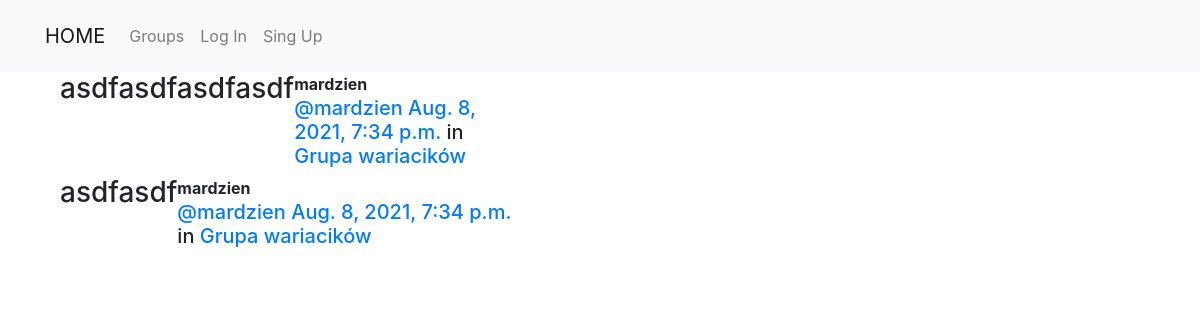
The page /posts/by/mardzien/ on the database as committed earlier.
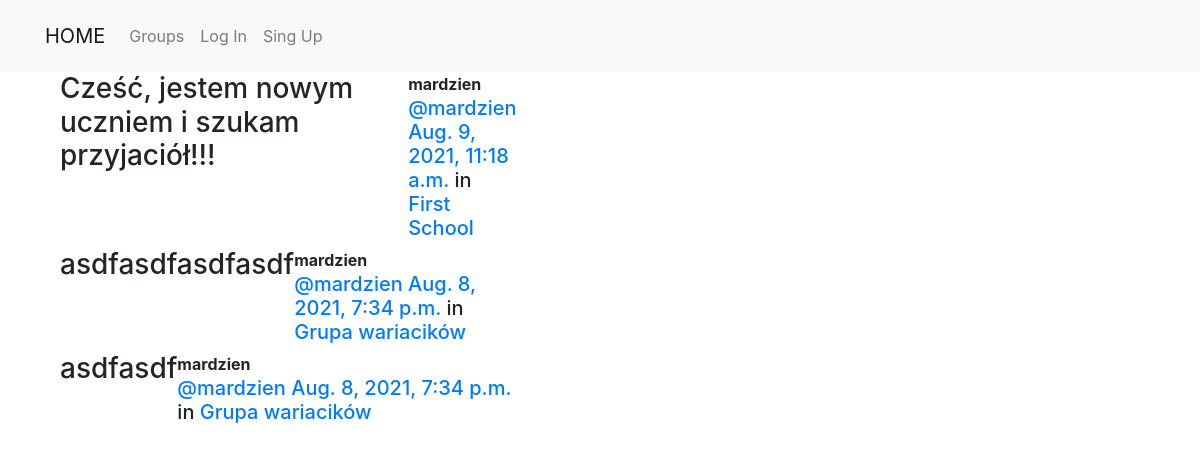
The same page on the database as committed later.
### posts/models.py (models this page shows, shortened)
class Post(models.Model):
    user = models.ForeignKey(User, related_name='posts', on_delete=models.CASCADE)
    created_at = models.DateTimeField(auto_now=True)
    message = models.TextField()
    group = models.ForeignKey(Group, related_name='posts', null=True, blank=True, on_delete=models.CASCADE)
    class Meta:
        ordering = ['-created_at']
        unique_together = ['user', 'message']

### groups/models.py (models this page shows, shortened)
class Group(models.Model):
    name = models.CharField(max_length=255)
    slug = models.SlugField(allow_unicode=True, unique=True)
    description = models.TextField(blank=True, default='')
    description_html = models.TextField(editable=False, default='', blank=True)
    members = models.ManyToManyField(User, through='GroupMember')
    class Meta:
        ordering = ['name']

### posts/views.py (the view)
# urls.py: path('by/<username>/', views.UserPosts.as_view(), name='for_user'),
class UserPosts(generic.ListView):
    model = models.Post
    template_name = 'posts/user_post_list.html'
    def get_queryset(self):
        try:
            self.post_user = User.objects.prefetch_related('posts').get(username__iexact=self.kwargs.get('username'))
        except User.DoesNotExist:
            raise Http404
        else:
            return self.post_user.posts.all()
    def get_context_data(self, **kwargs):
        context = super().get_context_data(**kwargs)
        context['post_user'] = self.post_user
        return context

### posts/templates/posts/user_post_list.html (shortened to what this page needs)
{% extends "posts/post_base.html" %}
{% block post_content %}
<div class="col-md-8">
	{% for post in post_list %}
		{% include "posts/_post.html" %}
	{% endfor %}
</div>
{% endblock %}

### posts/templates/posts/_post.html (shortened to what this page needs)
<div class="post media">
	<h3>{{ post.message|safe }}</h3>
	<div class="media-body">
		<strong>{{ post.user.username }}</strong>
		<h5 class="media-heading">
			<span class="username"><a href="{% url 'posts:for_user' username=post.user.username %}">@{{ post.user.username }}</a></span>
			<time class="time"><a href="{% url 'posts:single' username=post.user.username pk=post.pk %}">{{ post.created_at }}</a></time>
			{% if post.group %}
			<span class="group-name">in <a href="#">{{ post.group.name }}</a></span>
			{% endif %}
		</h5>
	</div>
</div>

Rows that differ between the two databases and show on the page:
added Post: message "Cześć, jestem nowym uczniem i szukam przyjaciół!!!", user.username "mardzien", created_at "Aug. 9, 2021, 11:18 a.m.", group.name "First School"
